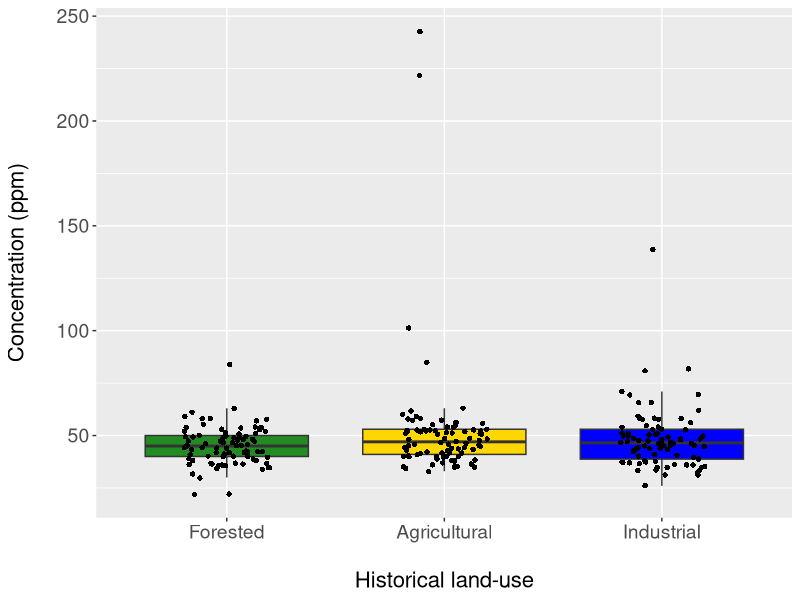
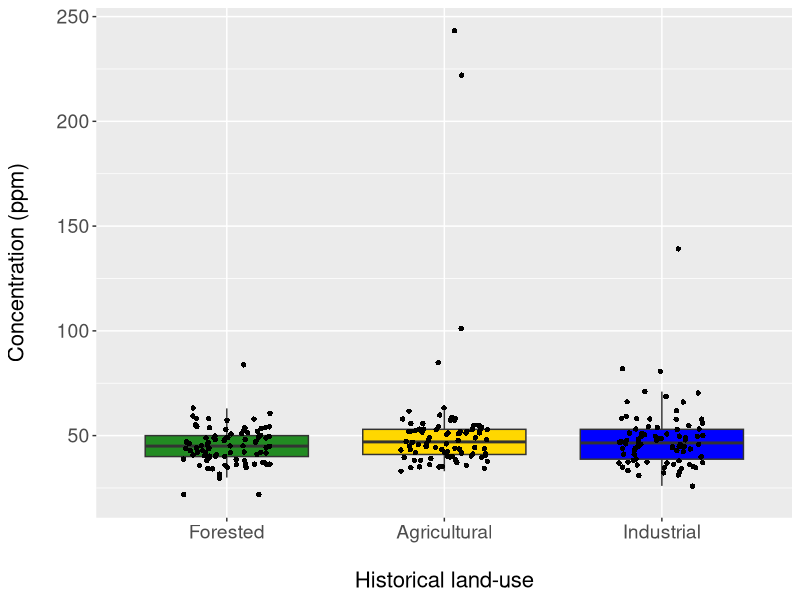

The R source for these figures, in order: (Note: this script raises an error after producing the figures.)
# Data and packages
metal <- read.csv("Input/metals_glmm.csv")
metal$legacy <- as.factor(metal$legacy)
install.packages(c("tidyverse","ggrepel","lme4","lmerTest","MuMIn","performance","DHARMa","car"))
my_packages <- c("tidyverse","ggrepel","lme4","lmerTest","MuMIn","performance","DHARMa","car")
lapply(my_packages, require, character.only = TRUE)

# Boxplot of soil nickel
metal$legacy <- factor(metal$legacy, levels = c("forested", "agricultural", "industrial")) # Reorder levels
ggplot(data = metal, aes(x = legacy, y = Ni_conc, fill = legacy)) + 
  geom_boxplot(outlier.shape = NA) + 
  geom_jitter(shape = 16, size = 1.5, position = position_jitter(0.2)) +
  labs(x = "\nHistorical land-use",
       y = "Concentration (ppm)\n") +
  theme_gray() +
  theme(legend.position = "none",
        axis.text.x = element_text(size = 14),
        axis.text.y = element_text(size = 14),
        axis.title.x = element_text(size = 16),
        axis.title.y = element_text(size = 16)) +
  scale_fill_manual(values = c("forestgreen","gold","blue")) +
  scale_x_discrete(labels = c("Forested","Agricultural","Industrial"))
ggsave("nickel_boxplot.png", plot = last_plot(), units = "px", dpi = 450, path = "Figures/glmm_metals/Nickel") 

# Fitting the model
mod_Ni <- lmer(Ni_conc ~ legacy + (1|site_id), data = metal, REML = TRUE)

# Goodness-of-fit
r.squaredGLMM(mod_Ni)

# Test of effects: KR approximation
anova(mod_Ni, type = 3, ddf = "Kenward-Roger") 
 
# Checking for violated model assumptions
check_model(mod_Ni)
simul_output <- (simulateResiduals(fittedModel = mod_Ni))
plot(simul_output) 

# Check for model independence
e <- resid(mod_Ni)
durbinWatsonTest(e)
acf(e)

# Graphing model predictions
metal$predict_Ni <- predict(mod_Ni, type = "response", newdata = metal)
ggplot(metal, aes(x = legacy, y = predict_Ni, fill = legacy)) +
  geom_boxplot() +
  geom_jitter(shape = 16, size = 1.5, position = position_jitter(0.2)) + 
  theme_gray() +
  labs(y = "Predicted concentration (ppm)",
       x = "Historical land-use") +
  theme(axis.text.x = element_text(size = 14),
        axis.text.y = element_text(size = 14),
        axis.title.x = element_text(size = 16),
        axis.title.y = element_text(size = 16),
        legend.position = "none") + 
  scale_x_discrete(labels = c("Forested","Agricultural","Industrial")) + 
  scale_fill_manual(values = c("forestgreen","gold","blue"))  
ggsave("glmm_result.png", plot = last_plot(), units = "px", dpi = 450, path = "Figures/glmm_metals/Nickel")

